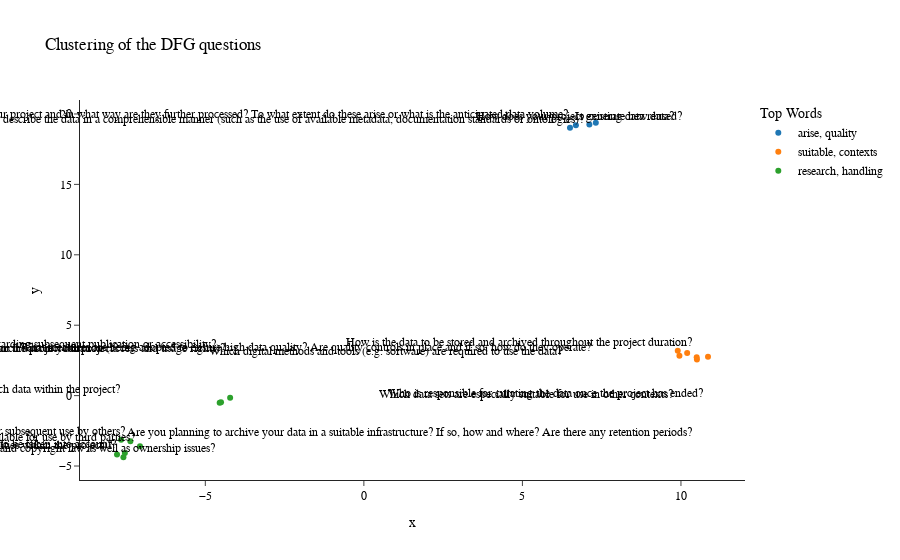

The code cell stored with this chart in its notebook:
### Code cell
fig = px.scatter(clustered1 , x="x", y="y", color='Top Words' ,
template="simple_white",  title="Clustering of the DFG questions" )
fig.update_layout(
    
    font=dict(
        family="helvetica",
        size=12,
        color="black"
    )
)
j=0
for i,y in enumerate(clustered1["y"]):
# j= j+1 if  clustered1["labels"][i] 
    fig.add_annotation(x=clustered1["x"][i], y=y,
                text=dfg_q[i],
                showarrow=True,
                       ax =0,
                       ay =-1*i+i,
                       xanchor="right",
            yanchor="bottom",
                arrowhead=1)

fig.show()

### Figure 1 — Plotly figure (JSON) as saved in the notebook; plotly's stock layout.template omitted (floating-point values rounded to 4 significant figures)
{"data": [{"hovertemplate": "Top Words=arise, quality<br>x=%{x}<br>y=%{y}<extra></extra>", "legendgroup": "arise, quality", "marker": {"color": "#1F77B4", "symbol": "circle"}, "mode": "markers", "name": "arise, quality", "orientation": "v", "showlegend": true, "type": "scatter", "x": [6.687, 7.111, 7.315, 6.5], "xaxis": "x", "y": [19.2, 19.25, 19.38, 19.01], "yaxis": "y"}, {"hovertemplate": "Top Words=suitable, contexts<br>x=%{x}<br>y=%{y}<extra></extra>", "legendgroup": "suitable, contexts", "marker": {"color": "#FF7F0E", "symbol": "circle"}, "mode": "markers", "name": "suitable, contexts", "orientation": "v", "showlegend": true, "type": "scatter", "x": [9.952, 10.5, 9.899, 10.85, 10.5, 10.2], "xaxis": "x", "y": [2.824, 2.562, 3.183, 2.764, 2.73, 3.019], "yaxis": "y"}, {"hovertemplate": "Top Words=research, handling<br>x=%{x}<br>y=%{y}<extra></extra>", "legendgroup": "research, handling", "marker": {"color": "#2CA02C", "symbol": "circle"}, "mode": "markers", "name": "research, handling", "orientation": "v", "showlegend": true, "type": "scatter", "x": [-7.583, -7.537, -4.547, -7.655, -7.363, -7.06, -7.785, -4.217, -4.505], "xaxis": "x", "y": [-4.377, -4.075, -0.5044, -3.136, -3.237, -3.597, -4.173, -0.1467, -0.4632], "yaxis": "y"}], "layout": {"annotations": [{"arrowhead": 1, "ax": 0, "ay": 0, "showarrow": true, "text": "How does your project generate new data? ", "x": 9.952, "xanchor": "right", "y": 19.2, "yanchor": "bottom"}, {"arrowhead": 1, "ax": 0, "ay": 0, "showarrow": true, "text": "Is existing data reused? ", "x": 10.2, "xanchor": "right", "y": 19.25, "yanchor": "bottom"}, {"arrowhead": 1, "ax": 0, "ay": 0, "showarrow": true, "text": "Which data types (in terms of data formats like image data, text data or measurement data) arise in your project and in what way are they further processed? To what extent do these arise or what is the anticipated data volume?  ", "x": 6.687, "xanchor": "right", "y": 19.38, "yanchor": "bottom"}, {"arrowhead": 1, "ax": 0, "ay": 0, "showarrow": true, "text": "What approaches are being taken to describe the data in a comprehensible manner (such as the use of available metadata, documentation standards or ontologies)? ", "x": 7.111, "xanchor": "right", "y": 19.01, "yanchor": "bottom"}, {"arrowhead": 1, "ax": 0, "ay": 0, "showarrow": true, "text": "What measures are being adopted to ensure high data quality? Are quality controls in place and if so, how do they operate? ", "x": 7.315, "xanchor": "right", "y": 2.824, "yanchor": "bottom"}, {"arrowhead": 1, "ax": 0, "ay": 0, "showarrow": true, "text": "Which digital methods and tools (e.g. software) are required to use the data?  ", "x": 6.5, "xanchor": "right", "y": 2.562, "yanchor": "bottom"}, {"arrowhead": 1, "ax": 0, "ay": 0, "showarrow": true, "text": "How is the data to be stored and archived throughout the project duration? ", "x": 10.5, "xanchor": "right", "y": 3.183, "yanchor": "bottom"}, {"arrowhead": 1, "ax": 0, "ay": 0, "showarrow": true, "text": "What is in place to secure sensitive data throughout the project duration (access and usage rights)? ", "x": -4.217, "xanchor": "right", "y": 2.764, "yanchor": "bottom"}, {"arrowhead": 1, "ax": 0, "ay": 0, "showarrow": true, "text": "What are the legal specifics associated with the handling of research data in your project? ", "x": -7.583, "xanchor": "right", "y": 2.73, "yanchor": "bottom"}, {"arrowhead": 1, "ax": 0, "ay": 0, "showarrow": true, "text": "Do you anticipate any implications or restrictions regarding subsequent publication or accessibility? ", "x": -4.505, "xanchor": "right", "y": 3.019, "yanchor": "bottom"}, {"arrowhead": 1, "ax": 0, "ay": 0, "showarrow": true, "text": "What is in place to consider aspects of use and copyright law as well as ownership issues? ", "x": -4.547, "xanchor": "right", "y": -4.377, "yanchor": "bottom"}, {"arrowhead": 1, "ax": 0, "ay": 0, "showarrow": true, "text": "Are there any significant research codes or professional standards to be taken into account? ", "x": -7.655, "xanchor": "right", "y": -4.075, "yanchor": "bottom"}, {"arrowhead": 1, "ax": 0, "ay": 0, "showarrow": true, "text": "Which data sets are especially suitable for use in other contexts? ", "x": 9.899, "xanchor": "right", "y": -0.5044, "yanchor": "bottom"}, {"arrowhead": 1, "ax": 0, "ay": 0, "showarrow": true, "text": "Which criteria are used to select research data to make it available for subsequent use by others? ", "x": -7.363, "xanchor": "right", "y": -3.136, "yanchor": "bottom"}, {"arrowhead": 1, "ax": 0, "ay": 0, "showarrow": true, "text": "Are you planning to archive your data in a suitable infrastructure? If so, how and where? Are there any retention periods? ", "x": 10.5, "xanchor": "right", "y": -3.237, "yanchor": "bottom"}, {"arrowhead": 1, "ax": 0, "ay": 0, "showarrow": true, "text": "When is the research data available for use by third parties? ", "x": -7.06, "xanchor": "right", "y": -3.597, "yanchor": "bottom"}, {"arrowhead": 1, "ax": 0, "ay": 0, "showarrow": true, "text": "Who is responsible for adequate handling of the research data (description of roles and responsibilities within the project)? ", "x": -7.785, "xanchor": "right", "y": -4.173, "yanchor": "bottom"}, {"arrowhead": 1, "ax": 0, "ay": 0, "showarrow": true, "text": "Which resources (costs; time or other) are required to implement adequate handling of research data within the project? ", "x": -7.537, "xanchor": "right", "y": -0.1467, "yanchor": "bottom"}, {"arrowhead": 1, "ax": 0, "ay": 0, "showarrow": true, "text": "Who is responsible for curating the data once the project has ended? ", "x": 10.85, "xanchor": "right", "y": -0.4632, "yanchor": "bottom"}], "font": {"color": "black", "family": "helvetica", "size": 12}, "legend": {"title": {"text": "Top Words"}, "tracegroupgap": 0}, "title": {"text": "Clustering of the DFG questions"}, "xaxis": {"anchor": "y", "domain": [0, 1], "title": {"text": "x"}}, "yaxis": {"anchor": "x", "domain": [0, 1], "title": {"text": "y"}}}}
